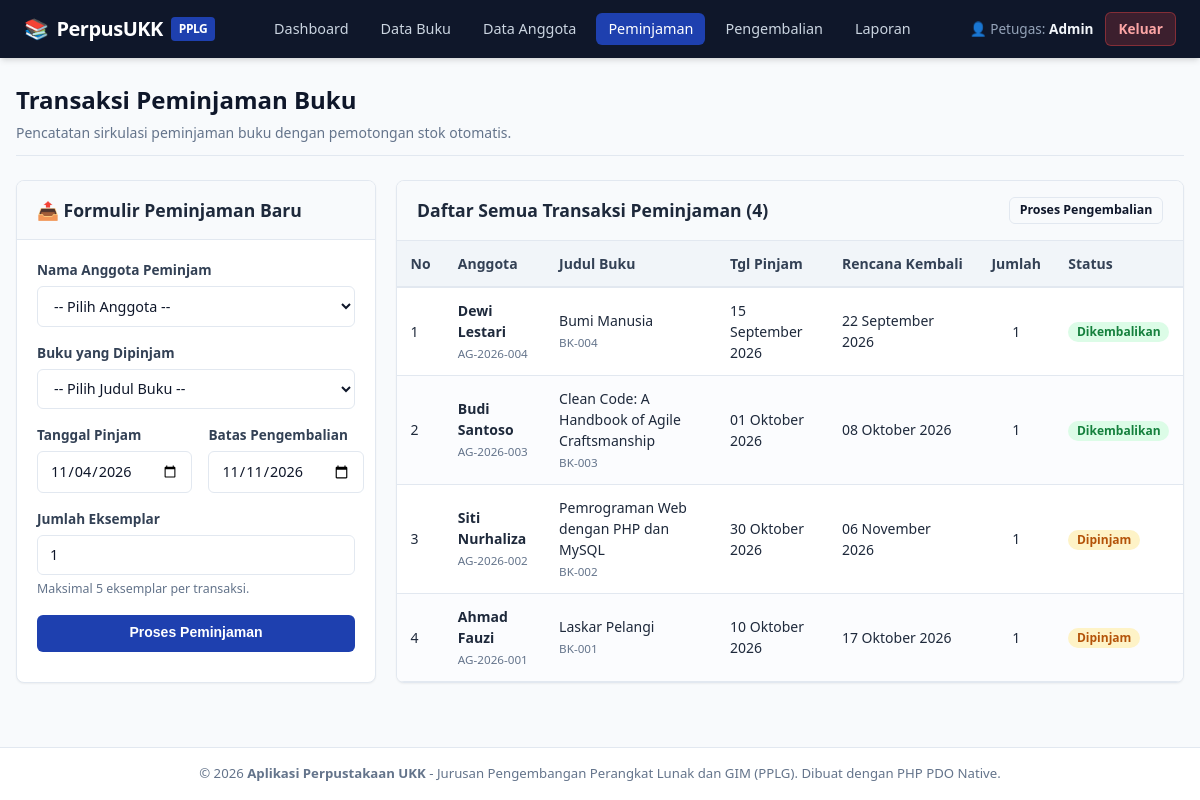
/perpus/versi-polos/peminjaman.php (signed in), run on the app's committed database.
### tables this page shows
CREATE TABLE `peminjaman` (
    `id_peminjaman` INT AUTO_INCREMENT PRIMARY KEY,
    `id_anggota` INT NOT NULL,
    `id_buku` INT NOT NULL,
    `tanggal_pinjam` DATE NOT NULL,
    `tanggal_rencana_kembali` DATE NOT NULL,
    `tanggal_kembali_aktual` DATE NULL DEFAULT NULL,
    `jumlah_pinjam` INT NOT NULL DEFAULT 1,
    `status` ENUM('Dipinjam', 'Dikembalikan') NOT NULL DEFAULT 'Dipinjam',
    `created_at` TIMESTAMP DEFAULT CURRENT_TIMESTAMP,
    KEY `idx_peminjaman_status` (`status`),
    KEY `idx_peminjaman_tgl_pinjam` (`tanggal_pinjam`),
    CONSTRAINT `fk_peminjaman_anggota` 
        FOREIGN KEY (`id_anggota`) REFERENCES `anggota` (`id_anggota`) 
        ON DELETE RESTRICT ON UPDATE CASCADE,
    CONSTRAINT `fk_peminjaman_buku` 
        FOREIGN KEY (`id_buku`) REFERENCES `buku` (`id_buku`) 
        ON DELETE RESTRICT ON UPDATE CASCADE
);

CREATE TABLE `anggota` (
    `id_anggota` INT AUTO_INCREMENT PRIMARY KEY,
    `nomor_anggota` VARCHAR(20) NOT NULL UNIQUE,
    `nama_lengkap` VARCHAR(100) NOT NULL,
    `jenis_kelamin` ENUM('Laki-laki', 'Perempuan') NOT NULL,
    `alamat` TEXT NOT NULL,
    `no_telepon` VARCHAR(20) NOT NULL,
    `tanggal_pendaftaran` DATE NOT NULL,
    `created_at` TIMESTAMP DEFAULT CURRENT_TIMESTAMP,
    KEY `idx_anggota_nama` (`nama_lengkap`)
);

CREATE TABLE `buku` (
    `id_buku` INT AUTO_INCREMENT PRIMARY KEY,
    `kode_buku` VARCHAR(20) NOT NULL UNIQUE,
    `judul_buku` VARCHAR(150) NOT NULL,
    `pengarang` VARCHAR(100) NOT NULL,
    `penerbit` VARCHAR(100) NOT NULL,
    `tahun_terbit` YEAR NOT NULL,
    `kategori` VARCHAR(50) NOT NULL,
    `stok` INT NOT NULL DEFAULT 0,
    `created_at` TIMESTAMP DEFAULT CURRENT_TIMESTAMP,
    KEY `idx_buku_judul` (`judul_buku`)
);

### perpus/versi-polos/config/database.php (called while the page is built, shortened)
<?php
function escape($data) {
    return htmlspecialchars((string)$data, ENT_QUOTES, 'UTF-8');
}
function format_tanggal($tanggal) {
    $bulanIndo = [
        1 => 'Januari', 'Februari', 'Maret', 'April', 'Mei', 'Juni',
        'Juli', 'Agustus', 'September', 'Oktober', 'November', 'Desember'
    ];
    $timestamp = strtotime($tanggal);
    $hari  = date('d', $timestamp);
    $bulan = $bulanIndo[(int)date('m', $timestamp)];
    $tahun = date('Y', $timestamp);
    return "{$hari} {$bulan} {$tahun}";
}

### perpus/versi-polos/peminjaman.php (the view, shortened to what this page needs)
<?php
require_once 'config/database.php';
$tanggal_pinjam          = date('Y-m-d');
$tanggal_rencana_kembali = date('Y-m-d', strtotime('+7 days'));
$jumlah_pinjam           = 1;
$queryRiwayat = "
    SELECT p.*, a.nama_lengkap AS nama_anggota, a.nomor_anggota, b.judul_buku, b.kode_buku
    FROM peminjaman p
    JOIN anggota a ON p.id_anggota = a.id_anggota
    JOIN buku b ON p.id_buku = b.id_buku
    ORDER BY p.id_peminjaman DESC
";
$stmtRiwayat = $pdo->query($queryRiwayat);
$daftarPinjam = $stmtRiwayat->fetchAll();
include 'includes/header.php';
?>
<div class="page-header">
    <div>
        <h1 class="page-title">Transaksi Peminjaman Buku</h1>
        <p class="page-subtitle">Pencatatan sirkulasi peminjaman buku dengan pemotongan stok otomatis.</p>
    </div>
</div>
<div class="grid grid-split">
    <div class="card">
        <div class="card-header">
            <h2 class="card-title">📤 Formulir Peminjaman Baru</h2>
        </div>
        <div class="card-body">
            <form action="peminjaman.php" method="POST">
                <div class="form-group">
                    <label for="id_anggota" class="form-label">Nama Anggota Peminjam</label>
                    <select id="id_anggota" name="id_anggota" class="form-select" required>
                        <option value="">-- Pilih Anggota --</option>
                    </select>
                </div>
                <div class="form-group">
                    <label for="id_buku" class="form-label">Buku yang Dipinjam</label>
                    <select id="id_buku" name="id_buku" class="form-select" required>
                        <option value="">-- Pilih Judul Buku --</option>
                    </select>
                </div>
                <div class="form-row">
                    <div class="form-group">
                        <label for="tanggal_pinjam" class="form-label">Tanggal Pinjam</label>
                        <input type="date" id="tanggal_pinjam" name="tanggal_pinjam" class="form-control"
                               required value="<?= escape($tanggal_pinjam) ?>">
                    </div>
                    <div class="form-group">
                        <label for="tanggal_rencana_kembali" class="form-label">Batas Pengembalian</label>
                        <input type="date" id="tanggal_rencana_kembali" name="tanggal_rencana_kembali" class="form-control"
                               required value="<?= escape($tanggal_rencana_kembali) ?>">
                    </div>
                </div>
                <div class="form-group">
                    <label for="jumlah_pinjam" class="form-label">Jumlah Eksemplar</label>
                    <input type="number" id="jumlah_pinjam" name="jumlah_pinjam" class="form-control"
                           min="1" max="5" required value="<?= (int)$jumlah_pinjam ?>">
                    <small style="color: #64748b; font-size: 0.775rem;">Maksimal 5 eksemplar per transaksi.</small>
                </div>
                <button type="submit" class="btn btn-primary btn-block" style="margin-top: 1rem;">
                    Proses Peminjaman
                </button>
            </form>
        </div>
    </div>
    <div class="card">
        <div class="card-header">
            <h2 class="card-title">Daftar Semua Transaksi Peminjaman (<?= count($daftarPinjam) ?>)</h2>
            <a href="pengembalian.php" class="btn btn-sm btn-outline">Proses Pengembalian</a>
        </div>
        <div class="card-body" style="padding: 0;">
            <div class="table-responsive">
                <table class="table table-striped">
                    <thead>
                        <tr>
                            <th>No</th>
                            <th>Anggota</th>
                            <th>Judul Buku</th>
                            <th>Tgl Pinjam</th>
                            <th>Rencana Kembali</th>
                            <th>Jumlah</th>
                            <th>Status</th>
                        </tr>
                    </thead>
                    <tbody>
                        <?php if (empty($daftarPinjam)): ?>
                            <tr>
                                <td colspan="7" style="text-align: center; padding: 2rem; color: #64748b;">
                                    Belum ada transaksi peminjaman buku.
                                </td>
                            </tr>
                        <?php else: ?>
                            <?php $no = 1; foreach ($daftarPinjam as $row): ?>
                                <tr>
                                    <td><?= $no++ ?></td>
                                    <td>
                                        <strong><?= escape($row['nama_anggota']) ?></strong><br>
                                        <small style="color: #64748b;"><?= escape($row['nomor_anggota']) ?></small>
                                    </td>
                                    <td>
                                        <?= escape($row['judul_buku']) ?><br>
                                        <small style="color: #64748b;"><?= escape($row['kode_buku']) ?></small>
                                    </td>
                                    <td><?= format_tanggal($row['tanggal_pinjam']) ?></td>
                                    <td><?= format_tanggal($row['tanggal_rencana_kembali']) ?></td>
                                    <td style="text-align: center;"><?= (int)$row['jumlah_pinjam'] ?></td>
                                    <td>
                                        <?php if ($row['status'] === 'Dipinjam'): ?>
                                            <span class="badge badge-warning">Dipinjam</span>
                                        <?php else: ?>
                                            <span class="badge badge-success">Dikembalikan</span>
                                        <?php endif; ?>
                                    </td>
                                </tr>
                            <?php endforeach; ?>
                        <?php endif; ?>
                    </tbody>
                </table>
            </div>
        </div>
    </div>
</div>
<?php include 'includes/footer.php'; ?>

### perpus/versi-polos/assets/style.css (style rules this page uses)
:root { --primary: #1e40af; --primary-hover: #1d4ed8; --primary-light: #dbeafe; --secondary: #475569; --secondary-hover: #334155; --success: #15803d; --success-bg: #dcfce7; --danger: #b91c1c; --danger-bg: #fee2e2; --warning: #b45309; --warning-bg: #fef3c7; --info: #0369a1; --info-bg: #e0f2fe; --bg-page: #f8fafc; --bg-card: #ffffff; --text-main: #0f172a; --text-muted: #64748b; --border-color: #e2e8f0; --radius: 8px; --shadow-sm: 0 1px 2px 0 rgba(0, 0, 0, 0.05); --shadow-md: 0 4px 6px -1px rgba(0, 0, 0, 0.1), 0 2px 4px -2px rgba(0, 0, 0, 0.1); --shadow-lg: 0 10px 15px -3px rgba(0, 0, 0, 0.1), 0 4px 6px -4px rgba(0, 0, 0, 0.1); --transition: all 0.2s ease-in-out; }
* { box-sizing: border-box; margin: 0; padding: 0; }
body { font-family: system-ui, -apple-system, 'Segoe UI', Roboto, Helvetica, Arial, sans-serif; background-color: var(--bg-page); color: var(--text-main); line-height: 1.5; display: flex; flex-direction: column; min-height: 100vh; }
.page-header { display: flex; justify-content: space-between; align-items: center; flex-wrap: wrap; gap: 1rem; margin-bottom: 1.5rem; padding-bottom: 0.75rem; border-bottom: 1px solid var(--border-color); }
.page-title { font-size: 1.5rem; font-weight: 700; color: #0f172a; }
.page-subtitle { font-size: 0.875rem; color: var(--text-muted); margin-top: 0.25rem; }
.grid { display: grid; gap: 1.25rem; }
.grid-split { grid-template-columns: 360px 1fr; }
.card { background-color: var(--bg-card); border: 1px solid var(--border-color); border-radius: var(--radius); box-shadow: var(--shadow-sm); margin-bottom: 1.5rem; overflow: hidden; }
.card-header { padding: 1rem 1.25rem; background-color: #f8fafc; border-bottom: 1px solid var(--border-color); display: flex; justify-content: space-between; align-items: center; flex-wrap: wrap; gap: 0.5rem; }
.card-title { font-size: 1.1rem; font-weight: 600; color: #1e293b; }
.card-body { padding: 1.25rem; }
.form-group { margin-bottom: 1rem; }
.form-label { display: block; font-size: 0.85rem; font-weight: 600; margin-bottom: 0.35rem; color: #334155; }
.form-control, .form-select { width: 100%; padding: 0.55rem 0.75rem; font-size: 0.9rem; line-height: 1.4; color: #0f172a; background-color: #ffffff; border: 1px solid var(--border-color); border-radius: 6px; outline: none; transition: var(--transition); font-family: inherit; }
.form-row { display: flex; gap: 1rem; }
.form-row .form-group { flex: 1; }
.btn { display: inline-flex; align-items: center; justify-content: center; gap: 0.4rem; padding: 0.55rem 1rem; font-size: 0.875rem; font-weight: 600; border-radius: 6px; cursor: pointer; border: 1px solid transparent; text-decoration: none; transition: var(--transition); line-height: 1.25; }
.btn-sm { padding: 0.3rem 0.6rem; font-size: 0.775rem; }
.btn-primary { background-color: var(--primary); color: #ffffff; }
.btn-outline { background-color: transparent; border-color: var(--border-color); color: var(--text-main); }
.btn-block { display: flex; width: 100%; }
.table-responsive { width: 100%; overflow-x: auto; -webkit-overflow-scrolling: touch; }
.table { width: 100%; border-collapse: collapse; font-size: 0.875rem; text-align: left; }
.table th { background-color: #f1f5f9; color: #334155; font-weight: 600; padding: 0.75rem 0.85rem; border-bottom: 2px solid var(--border-color); white-space: nowrap; }
.table td { padding: 0.75rem 0.85rem; border-bottom: 1px solid var(--border-color); color: #1e293b; vertical-align: middle; }
.table-striped tbody tr:nth-of-type(even) { background-color: #fbfcfe; }
.badge { display: inline-block; padding: 0.25rem 0.55rem; font-size: 0.75rem; font-weight: 600; border-radius: 9999px; line-height: 1; text-align: center; white-space: nowrap; }
.badge-success { background-color: var(--success-bg); color: var(--success); }
.badge-warning { background-color: var(--warning-bg); color: var(--warning); }

### data on the page
peminjaman: id_anggota.nama_lengkap "Dewi Lestari", id_anggota.nomor_anggota "AG-2026-004", id_buku.judul_buku "Bumi Manusia", id_buku.kode_buku "BK-004", tanggal_pinjam "15 September 2026", tanggal_rencana_kembali "22 September 2026", jumlah_pinjam "1", status "Dikembalikan"
peminjaman: id_anggota.nama_lengkap "Budi Santoso", id_anggota.nomor_anggota "AG-2026-003", id_buku.judul_buku "Clean Code: A Handbook of Agile Craftsmanship", id_buku.kode_buku "BK-003", tanggal_pinjam "01 Oktober 2026", tanggal_rencana_kembali "08 Oktober 2026", jumlah_pinjam "1", status "Dikembalikan"
peminjaman: id_anggota.nama_lengkap "Siti Nurhaliza", id_anggota.nomor_anggota "AG-2026-002", id_buku.judul_buku "Pemrograman Web dengan PHP dan MySQL", id_buku.kode_buku "BK-002", tanggal_pinjam "30 Oktober 2026", tanggal_rencana_kembali "06 November 2026", jumlah_pinjam "1", status "Dipinjam"
peminjaman: id_anggota.nama_lengkap "Ahmad Fauzi", id_anggota.nomor_anggota "AG-2026-001", id_buku.judul_buku "Laskar Pelangi", id_buku.kode_buku "BK-001", tanggal_pinjam "10 Oktober 2026", tanggal_rencana_kembali "17 Oktober 2026", jumlah_pinjam "1", status "Dipinjam"

### other printed values
$_SESSION['nama_lengkap'] "Admin"
count($daftarPinjam) "4"
